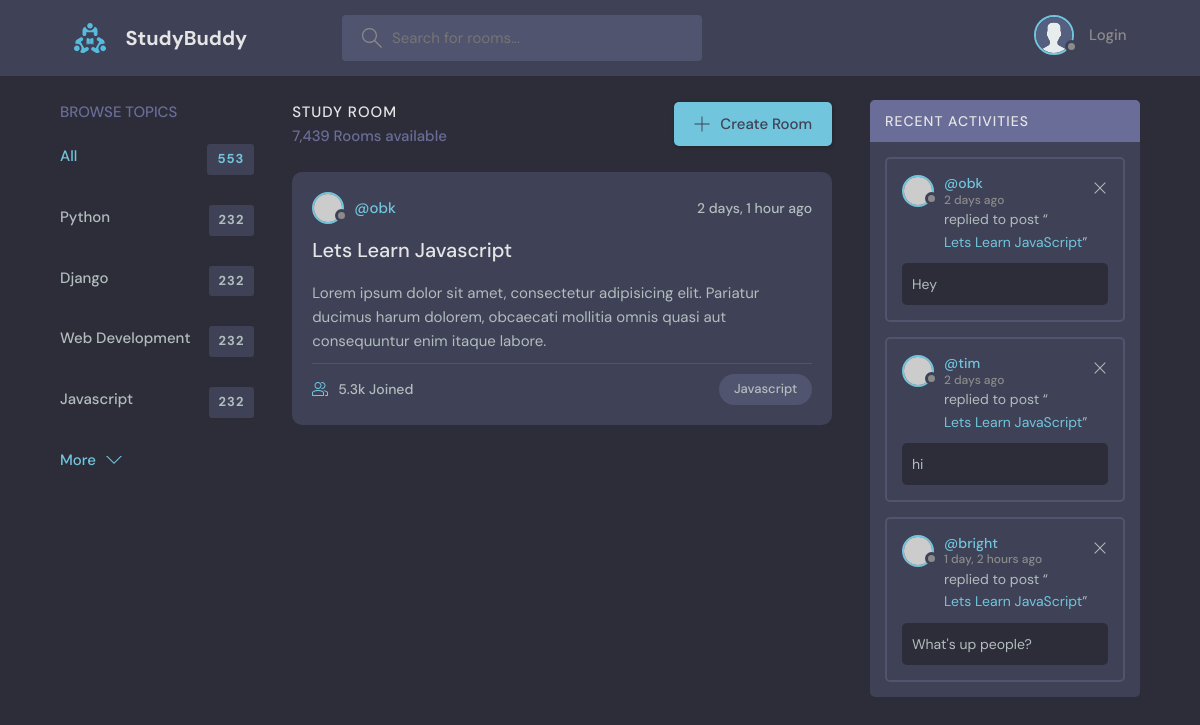
Screenshot of /?q=JavaScript with the database file from the repository.
### app/models.py (models this page shows, shortened)
class Topic(models.Model):
    name = models.CharField(max_length=200)

class Room(models.Model):
    host = models.ForeignKey(User, on_delete=models.SET_NULL, null=True)
    topic = models.ForeignKey(Topic, on_delete=models.SET_NULL, null=True)
    name = models.CharField(max_length=200, null=True, blank=True)
    description = models.TextField(null=True, blank=True)
    participants = models.ManyToManyField(User, related_name='participants', blank=True)
    updated = models.DateTimeField(auto_now_add=True)
    created = models.DateTimeField(auto_now_add=True)
    def __str__(self):
        return self.name
    class Meta:
        ordering = ['-updated', '-created']

class Message(models.Model):
    user = models.ForeignKey(User, on_delete=models.CASCADE)
    room = models.ForeignKey(Room, on_delete=models.CASCADE)
    body = models.TextField()
    updated = models.DateTimeField(auto_now_add=True)
    created = models.DateTimeField(auto_now_add=True)
    def __str__(self):
        return self.body[0:50]

### app/views.py (the view)
# urls.py: 2. Add a URL to urlpatterns:  path('', views.home, name='home')
def home(request):
    q = request.GET.get('q') if request.GET.get('q') != None else ''
    rooms = Room.objects.filter(Q(topic__name__icontains=q) |
                                Q(name__icontains=q) |
                                Q(description__icontains=q) |
                                Q(host__username__icontains=q))
    room_count = rooms.count()
    topics = Topic.objects.all()
    room_message = Message.objects.filter(Q(room__topic__name__icontains=q))
    context = {'rooms': rooms, 'topics': topics, 'room_count': room_count, 'room_message': room_message}
    return render(request, 'home.html', context)

### templates/home.html
{% extends 'main.html' %}
{% block content %}
<main class="layout layout--3">
  <div class="container">
{% include 'topics_component.html' %}
{% include 'feed_component.html' %}
{% include 'activity_component.html' %}
  </div>
</main>
{% endblock %}

### templates/topics_component.html
<div class="topics">
    <div class="topics__header">
        <h2>Browse Topics</h2>
    </div>
    <ul class="topics__list">
        <li>
            <a href="{% url 'home' %}" class="active">All <span>553</span></a>
        </li>
        {% for topic in topics %}
        <li>
            <a href="{% url 'home' %}?q={{topic.name}}">{{topic.name|title}} <span>232</span></a>
        </li>
        {% endfor %}
    </ul>
    <a class="btn btn--link" href="topics.html">
        More
        <svg version="1.1" xmlns="http://www.w3.org/2000/svg" width="32" height="32" viewBox="0 0 32 32">
            <title>chevron-down</title>
            <path d="M16 21l-13-13h-3l16 16 16-16h-3l-13 13z"></path>
        </svg>
    </a>
</div>

### templates/feed_component.html (shortened to what this page needs)
<div class="roomList">
  <div class="roomList__header">
    <div>
      <h2>Study Room</h2>
      <p>7,439 Rooms available</p>
    </div>
    <a class="btn btn--main" href="create-room.html">
      <svg version="1.1" xmlns="http://www.w3.org/2000/svg" width="32" height="32" viewBox="0 0 32 32">
        <title>add</title>
        <path d="M16.943 0.943h-1.885v14.115h-14.115v1.885h14.115v14.115h1.885v-14.115h14.115v-1.885h-14.115v-14.115z"></path>
      </svg>
      Create Room
    </a>
  </div>
  {% for room in rooms %}
  <div class="roomListRoom">
    <div class="roomListRoom__header">
      <a href="{% url 'profile' room.host.id %}" class="roomListRoom__author">
        <div class="avatar avatar--small">
          <img src="https://randomuser.me/api/portraits/women/11.jpg" />
        </div>
        <span>@{{room.host.username}}</span>
      </a>
      <div class="roomListRoom__actions">
        <span>{{room.created|timesince}} ago</span>
      </div>
    </div>
    <div class="roomListRoom__content">
      <a href="{% url 'room' room.id %}">{{room.name|title}}</a>
      <p>
        Lorem ipsum dolor sit amet, consectetur adipisicing elit. Pariatur ducimus harum dolorem, obcaecati
        mollitia omnis quasi aut consequuntur enim itaque labore.
      </p>
    </div>
    <div class="roomListRoom__meta">
      <a href="room.html" class="roomListRoom__joined">
        5.3k Joined
      </a>
      <p class="roomListRoom__topic">{{room.topic.name|title}}</p>
    </div>
  </div>
  {% endfor %}
</div>

### templates/activity_component.html
<div class="activities">
  <div class="activities__header">
    <h2>Recent Activities</h2>
  </div>
  {% for message in room_message %}
  <div class="activities__box">
    <div class="activities__boxHeader roomListRoom__header">
      <a href="profile.html" class="roomListRoom__author">
        <div class="avatar avatar--small">
          <img src="https://randomuser.me/api/portraits/women/11.jpg" />
        </div>
        <p>
          @{{message.user}}
          <span>{{message.created|timesince}} ago</span>
        </p>
      </a>
      <div class="roomListRoom__actions">
        <a href="#">
          <svg version="1.1" xmlns="http://www.w3.org/2000/svg" width="32" height="32" viewBox="0 0 32 32">
            <title>remove</title>
            <path d="M27.314 6.019l-1.333-1.333-9.98 9.981-9.981-9.981-1.333 1.333 9.981 9.981-9.981 9.98 1.333 1.333 9.981-9.98 9.98 9.98 1.333-1.333-9.98-9.98 9.98-9.981z"></path>
          </svg>
        </a>
      </div>
    </div>
    <div class="activities__boxContent">
      <p>replied to post “<a href="{% url 'room' message.room.id %}">{{message.room}}</a>”</p>
      <div class="activities__boxRoomContent">
        {{message}}
      </div>
    </div>
  </div>
  {% endfor %}
</div>

### rows the page displays
Topic: name "Python"
Topic: name "Django"
Topic: name "Web Development"
Topic: name "Javascript"
Room: host.username "obk", created "2 days, 1 hour", name "Lets Learn Javascript", topic.name "Javascript"
Message: user "obk", created "2 days", room "Lets Learn JavaScript", body "Hey"
Message: user "tim", created "2 days", room "Lets Learn JavaScript", body "hi"
Message: user "bright", created "1 day, 2 hours", room "Lets Learn JavaScript", body "What's up people?"
